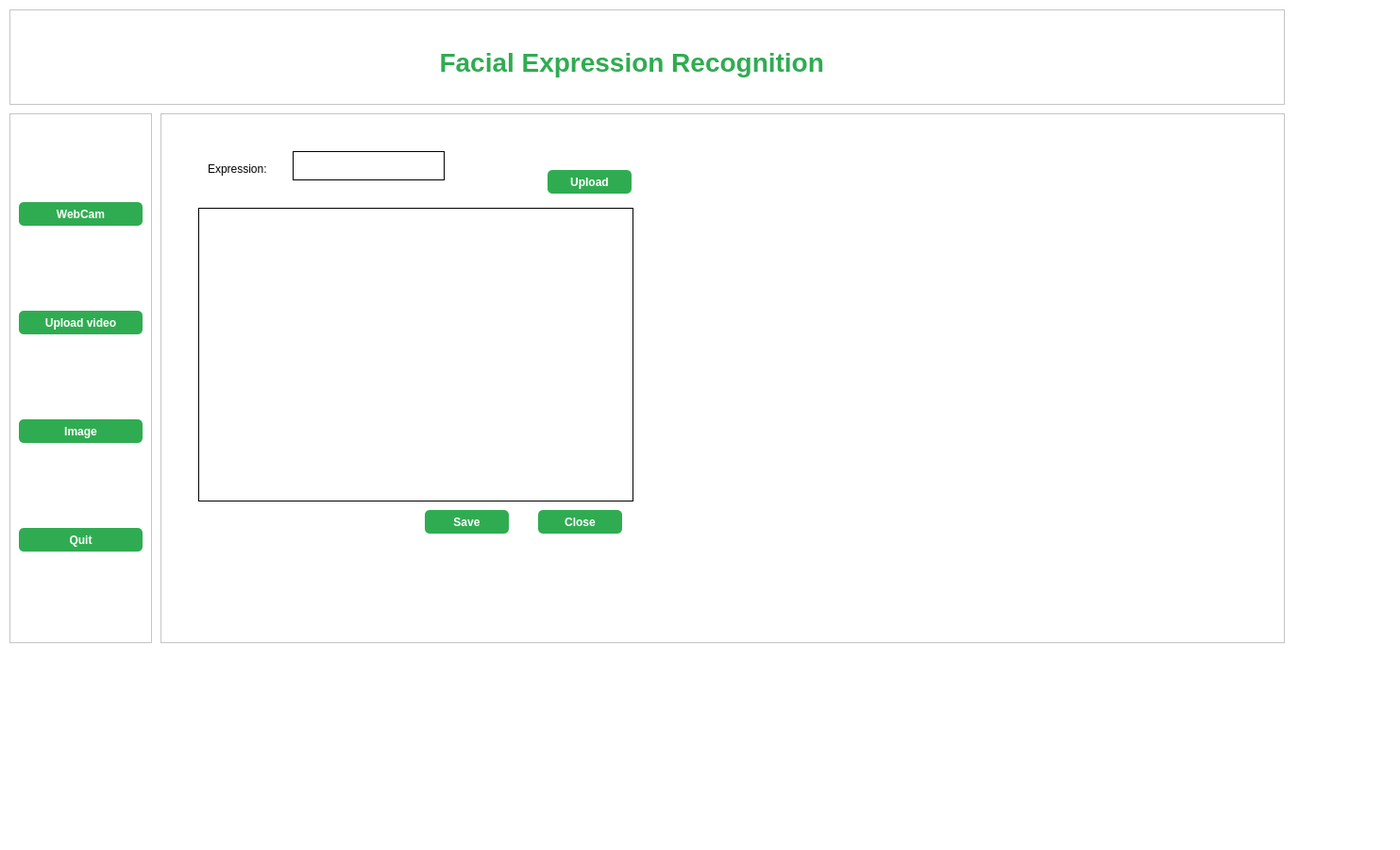
<?xml version="1.0" encoding="UTF-8"?>
<ui version="4.0">
 <class>MainWindow</class>
 <widget class="QMainWindow" name="MainWindow">
  <property name="geometry">
   <rect>
    <x>0</x>
    <y>0</y>
    <width>1483</width>
    <height>900</height>
   </rect>
  </property>
  <property name="windowTitle">
   <string>MainWindow</string>
  </property>
  <property name="styleSheet">
   <string notr="true">background-color: rgb(255, 255, 255);</string>
  </property>
  <widget class="QWidget" name="centralwidget">
   <widget class="QFrame" name="TitleFrame">
    <property name="geometry">
     <rect>
      <x>10</x>
      <y>10</y>
      <width>1351</width>
      <height>101</height>
     </rect>
    </property>
    <property name="styleSheet">
     <string notr="true"/>
    </property>
    <property name="frameShape">
     <enum>QFrame::StyledPanel</enum>
    </property>
    <property name="frameShadow">
     <enum>QFrame::Sunken</enum>
    </property>
    <widget class="QLabel" name="label">
     <property name="geometry">
      <rect>
       <x>440</x>
       <y>30</y>
       <width>501</width>
       <height>51</height>
      </rect>
     </property>
     <property name="styleSheet">
      <string notr="true">font: 11pt &quot;Sans&quot;;
font-size: 28px;
border-radius: 5px;
font-weight:bold;
color: rgb(47, 172, 81);
</string>
     </property>
     <property name="text">
      <string>  Facial Expression Recognition</string>
     </property>
    </widget>
   </widget>
   <widget class="QFrame" name="MenuBar">
    <property name="geometry">
     <rect>
      <x>10</x>
      <y>120</y>
      <width>151</width>
      <height>561</height>
     </rect>
    </property>
    <property name="frameShape">
     <enum>QFrame::StyledPanel</enum>
    </property>
    <property name="frameShadow">
     <enum>QFrame::Raised</enum>
    </property>
    <layout class="QVBoxLayout" name="verticalLayout">
     <item>
      <widget class="QPushButton" name="webcam">
       <property name="styleSheet">
        <string notr="true">background-color: rgb(47, 172, 81);
border-radius: 5px;
font-weight:bold;
color: rgb(255,255,255);
height:25px;
 border: none;
display: block;


</string>
       </property>
       <property name="text">
        <string>WebCam</string>
       </property>
      </widget>
     </item>
     <item>
      <widget class="QPushButton" name="video_btn">
       <property name="styleSheet">
        <string notr="true">background-color: rgb(47, 172, 81);
border-radius: 5px;
font-weight:bold;
color: rgb(255,255,255);
height:25px;
 border: none;
display: block;


</string>
       </property>
       <property name="text">
        <string>Upload video</string>
       </property>
      </widget>
     </item>
     <item>
      <widget class="QPushButton" name="image_button">
       <property name="styleSheet">
        <string notr="true">background-color: rgb(47, 172, 81);
border-radius: 5px;
font-weight:bold;
color: rgb(255,255,255);
height:25px;
 border: none;
display: block;



</string>
       </property>
       <property name="text">
        <string>Image</string>
       </property>
      </widget>
     </item>
     <item>
      <widget class="QPushButton" name="quit">
       <property name="styleSheet">
        <string notr="true">background-color: rgb(47, 172, 81);
border-radius: 5px;
font-weight:bold;
color: rgb(255,255,255);
height:25px;
 border: none;
display: block;


</string>
       </property>
       <property name="text">
        <string>Quit</string>
       </property>
      </widget>
     </item>
    </layout>
   </widget>
   <widget class="QFrame" name="webc_frame">
    <property name="geometry">
     <rect>
      <x>170</x>
      <y>120</y>
      <width>1191</width>
      <height>561</height>
     </rect>
    </property>
    <property name="frameShape">
     <enum>QFrame::StyledPanel</enum>
    </property>
    <property name="frameShadow">
     <enum>QFrame::Raised</enum>
    </property>
    <widget class="QLabel" name="img_lbl">
     <property name="geometry">
      <rect>
       <x>10</x>
       <y>90</y>
       <width>581</width>
       <height>311</height>
      </rect>
     </property>
     <property name="styleSheet">
      <string notr="true">font: 11pt &quot;Sans&quot;;
font-size: 28px;
color:rgb(47, 172, 81);
border: 1px solid;</string>
     </property>
     <property name="text">
      <string/>
     </property>
    </widget>
    <widget class="QLabel" name="label_2">
     <property name="geometry">
      <rect>
       <x>50</x>
       <y>50</y>
       <width>81</width>
       <height>17</height>
      </rect>
     </property>
     <property name="text">
      <string>Expression: </string>
     </property>
    </widget>
    <widget class="QLabel" name="expr_lbl">
     <property name="geometry">
      <rect>
       <x>140</x>
       <y>40</y>
       <width>161</width>
       <height>31</height>
      </rect>
     </property>
     <property name="styleSheet">
      <string notr="true">border: 1px solid;</string>
     </property>
     <property name="text">
      <string/>
     </property>
    </widget>
    <widget class="QPushButton" name="graph_close">
     <property name="geometry">
      <rect>
       <x>860</x>
       <y>390</y>
       <width>89</width>
       <height>25</height>
      </rect>
     </property>
     <property name="styleSheet">
      <string notr="true">background-color: rgb(47, 172, 81);
border-radius: 5px;
font-weight:bold;
color: rgb(255,255,255);
height:25px;
 border: none;
display: block;




</string>
     </property>
     <property name="text">
      <string>Close</string>
     </property>
    </widget>
    <widget class="MplWidget" name="MplWidget" native="true">
     <property name="geometry">
      <rect>
       <x>610</x>
       <y>120</y>
       <width>551</width>
       <height>251</height>
      </rect>
     </property>
    </widget>
    <widget class="QPushButton" name="webc_start">
     <property name="geometry">
      <rect>
       <x>410</x>
       <y>60</y>
       <width>89</width>
       <height>25</height>
      </rect>
     </property>
     <property name="styleSheet">
      <string notr="true">background-color: rgb(47, 172, 81);
border-radius: 5px;
font-weight:bold;
color: rgb(255,255,255);
height:25px;
 border: none;
display: block;




</string>
     </property>
     <property name="text">
      <string>Start</string>
     </property>
    </widget>
    <widget class="QPushButton" name="close_btn">
     <property name="geometry">
      <rect>
       <x>400</x>
       <y>420</y>
       <width>89</width>
       <height>25</height>
      </rect>
     </property>
     <property name="styleSheet">
      <string notr="true">background-color: rgb(47, 172, 81);
border-radius: 5px;
font-weight:bold;
color: rgb(255,255,255);
height:25px;
 border: none;
display: block;




</string>
     </property>
     <property name="text">
      <string>Stop</string>
     </property>
    </widget>
    <widget class="QPushButton" name="save_btn">
     <property name="geometry">
      <rect>
       <x>280</x>
       <y>420</y>
       <width>89</width>
       <height>25</height>
      </rect>
     </property>
     <property name="styleSheet">
      <string notr="true">background-color: rgb(47, 172, 81);
border-radius: 5px;
font-weight:bold;
color: rgb(255,255,255);
height:25px;
 border: none;
display: block;




</string>
     </property>
     <property name="text">
      <string>Save</string>
     </property>
    </widget>
   </widget>
   <widget class="QFrame" name="video_frame">
    <property name="geometry">
     <rect>
      <x>170</x>
      <y>120</y>
      <width>1191</width>
      <height>561</height>
     </rect>
    </property>
    <property name="frameShape">
     <enum>QFrame::StyledPanel</enum>
    </property>
    <property name="frameShadow">
     <enum>QFrame::Raised</enum>
    </property>
    <widget class="QPushButton" name="save_btn_v">
     <property name="geometry">
      <rect>
       <x>280</x>
       <y>420</y>
       <width>89</width>
       <height>25</height>
      </rect>
     </property>
     <property name="styleSheet">
      <string notr="true">background-color: rgb(47, 172, 81);
border-radius: 5px;
font-weight:bold;
color: rgb(255,255,255);
height:25px;
 border: none;
display: block;




</string>
     </property>
     <property name="text">
      <string>Save</string>
     </property>
    </widget>
    <widget class="QPushButton" name="upload_btn_v">
     <property name="geometry">
      <rect>
       <x>410</x>
       <y>60</y>
       <width>89</width>
       <height>25</height>
      </rect>
     </property>
     <property name="styleSheet">
      <string notr="true">background-color: rgb(47, 172, 81);
border-radius: 5px;
font-weight:bold;
color: rgb(255,255,255);
height:25px;
 border: none;
display: block;




</string>
     </property>
     <property name="text">
      <string>Upload</string>
     </property>
    </widget>
    <widget class="QPushButton" name="graph_close_v">
     <property name="geometry">
      <rect>
       <x>860</x>
       <y>390</y>
       <width>89</width>
       <height>25</height>
      </rect>
     </property>
     <property name="styleSheet">
      <string notr="true">background-color: rgb(47, 172, 81);
border-radius: 5px;
font-weight:bold;
color: rgb(255,255,255);
height:25px;
 border: none;
display: block;




</string>
     </property>
     <property name="text">
      <string>Close</string>
     </property>
    </widget>
    <widget class="QLabel" name="expr_lbl_v">
     <property name="geometry">
      <rect>
       <x>140</x>
       <y>40</y>
       <width>161</width>
       <height>31</height>
      </rect>
     </property>
     <property name="styleSheet">
      <string notr="true">border: 1px solid;</string>
     </property>
     <property name="text">
      <string/>
     </property>
    </widget>
    <widget class="QLabel" name="img_lbl_v">
     <property name="geometry">
      <rect>
       <x>10</x>
       <y>90</y>
       <width>581</width>
       <height>311</height>
      </rect>
     </property>
     <property name="styleSheet">
      <string notr="true">font: 11pt &quot;Sans&quot;;
font-size: 28px;
color:rgb(47, 172, 81);
border: 1px solid;</string>
     </property>
     <property name="text">
      <string/>
     </property>
    </widget>
    <widget class="QLabel" name="label_3">
     <property name="geometry">
      <rect>
       <x>50</x>
       <y>50</y>
       <width>81</width>
       <height>17</height>
      </rect>
     </property>
     <property name="text">
      <string>Expression: </string>
     </property>
    </widget>
    <widget class="MplWidget" name="MplWidget_v" native="true">
     <property name="geometry">
      <rect>
       <x>610</x>
       <y>120</y>
       <width>551</width>
       <height>251</height>
      </rect>
     </property>
    </widget>
    <widget class="QPushButton" name="close_btn_v">
     <property name="geometry">
      <rect>
       <x>400</x>
       <y>420</y>
       <width>89</width>
       <height>25</height>
      </rect>
     </property>
     <property name="styleSheet">
      <string notr="true">background-color: rgb(47, 172, 81);
border-radius: 5px;
font-weight:bold;
color: rgb(255,255,255);
height:25px;
 border: none;
display: block;




</string>
     </property>
     <property name="text">
      <string>Stop</string>
     </property>
    </widget>
   </widget>
   <widget class="QFrame" name="image_frame">
    <property name="geometry">
     <rect>
      <x>170</x>
      <y>120</y>
      <width>1191</width>
      <height>561</height>
     </rect>
    </property>
    <property name="frameShape">
     <enum>QFrame::StyledPanel</enum>
    </property>
    <property name="frameShadow">
     <enum>QFrame::Raised</enum>
    </property>
    <widget class="QPushButton" name="close_btn_i">
     <property name="geometry">
      <rect>
       <x>400</x>
       <y>420</y>
       <width>89</width>
       <height>25</height>
      </rect>
     </property>
     <property name="styleSheet">
      <string notr="true">background-color: rgb(47, 172, 81);
border-radius: 5px;
font-weight:bold;
color: rgb(255,255,255);
height:25px;
 border: none;
display: block;




</string>
     </property>
     <property name="text">
      <string>Close</string>
     </property>
    </widget>
    <widget class="QLabel" name="expr_lbl_i">
     <property name="geometry">
      <rect>
       <x>140</x>
       <y>40</y>
       <width>161</width>
       <height>31</height>
      </rect>
     </property>
     <property name="styleSheet">
      <string notr="true">border: 1px solid;</string>
     </property>
     <property name="text">
      <string/>
     </property>
    </widget>
    <widget class="QLabel" name="img_lbl_i">
     <property name="geometry">
      <rect>
       <x>40</x>
       <y>100</y>
       <width>461</width>
       <height>311</height>
      </rect>
     </property>
     <property name="styleSheet">
      <string notr="true">font: 11pt &quot;Sans&quot;;
font-size: 28px;
color:rgb(47, 172, 81);
border: 1px solid;</string>
     </property>
     <property name="text">
      <string/>
     </property>
    </widget>
    <widget class="QLabel" name="label_4">
     <property name="geometry">
      <rect>
       <x>50</x>
       <y>50</y>
       <width>81</width>
       <height>17</height>
      </rect>
     </property>
     <property name="text">
      <string>Expression: </string>
     </property>
    </widget>
    <widget class="QPushButton" name="save_btn_i">
     <property name="geometry">
      <rect>
       <x>280</x>
       <y>420</y>
       <width>89</width>
       <height>25</height>
      </rect>
     </property>
     <property name="styleSheet">
      <string notr="true">background-color: rgb(47, 172, 81);
border-radius: 5px;
font-weight:bold;
color: rgb(255,255,255);
height:25px;
 border: none;
display: block;




</string>
     </property>
     <property name="text">
      <string>Save</string>
     </property>
    </widget>
    <widget class="QPushButton" name="upload_btn_i">
     <property name="geometry">
      <rect>
       <x>410</x>
       <y>60</y>
       <width>89</width>
       <height>25</height>
      </rect>
     </property>
     <property name="styleSheet">
      <string notr="true">background-color: rgb(47, 172, 81);
border-radius: 5px;
font-weight:bold;
color: rgb(255,255,255);
height:25px;
 border: none;
display: block;




</string>
     </property>
     <property name="text">
      <string>Upload</string>
     </property>
    </widget>
    <zorder>close_btn_i</zorder>
    <zorder>expr_lbl_i</zorder>
    <zorder>label_4</zorder>
    <zorder>save_btn_i</zorder>
    <zorder>img_lbl_i</zorder>
    <zorder>upload_btn_i</zorder>
   </widget>
  </widget>
  <widget class="QStatusBar" name="statusbar"/>
 </widget>
 <customwidgets>
  <customwidget>
   <class>MplWidget</class>
   <extends>QWidget</extends>
   <header>mplwidget.h</header>
   <container>1</container>
  </customwidget>
 </customwidgets>
 <resources>
  <include location="test1.qrc"/>
 </resources>
 <connections/>
</ui>
